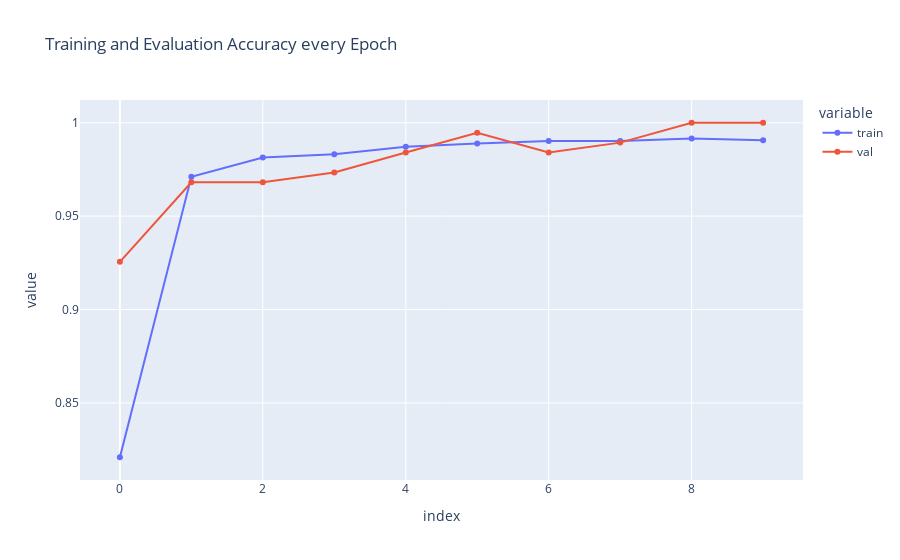

The code cell stored with this chart in its notebook:
### Markdown cell above
# Visualizing the model

### Code cell
from plotly.offline import iplot, init_notebook_mode
import plotly.express as px
import pandas as pd

init_notebook_mode(connected=True)

acc = pd.DataFrame({'train': history.history['acc'], 'val': history.history['val_acc']})

fig = px.line(acc, x=acc.index, y=acc.columns[0::], title='Training and Evaluation Accuracy every Epoch', markers=True)
fig.show()

### Figure 1 — Plotly figure (JSON) as saved in the notebook; plotly's stock layout.template omitted (floating-point values rounded to 4 significant figures)
{"data": [{"hovertemplate": "variable=train<br>index=%{x}<br>value=%{y}<extra></extra>", "legendgroup": "train", "line": {"color": "#636efa", "dash": "solid"}, "marker": {"symbol": "circle"}, "mode": "markers+lines", "name": "train", "orientation": "v", "showlegend": true, "type": "scatter", "x": [0, 1, 2, 3, 4, 5, 6, 7, 8, 9], "xaxis": "x", "y": [0.8209, 0.9711, 0.9813, 0.9831, 0.9871, 0.9889, 0.9902, 0.9902, 0.9916, 0.9907], "yaxis": "y"}, {"hovertemplate": "variable=val<br>index=%{x}<br>value=%{y}<extra></extra>", "legendgroup": "val", "line": {"color": "#EF553B", "dash": "solid"}, "marker": {"symbol": "circle"}, "mode": "markers+lines", "name": "val", "orientation": "v", "showlegend": true, "type": "scatter", "x": [0, 1, 2, 3, 4, 5, 6, 7, 8, 9], "xaxis": "x", "y": [0.9255, 0.9681, 0.9681, 0.9734, 0.984, 0.9947, 0.984, 0.9894, 1, 1], "yaxis": "y"}], "layout": {"legend": {"title": {"text": "variable"}, "tracegroupgap": 0}, "title": {"text": "Training and Evaluation Accuracy every Epoch"}, "xaxis": {"anchor": "y", "domain": [0, 1], "title": {"text": "index"}}, "yaxis": {"anchor": "x", "domain": [0, 1], "title": {"text": "value"}}}}
